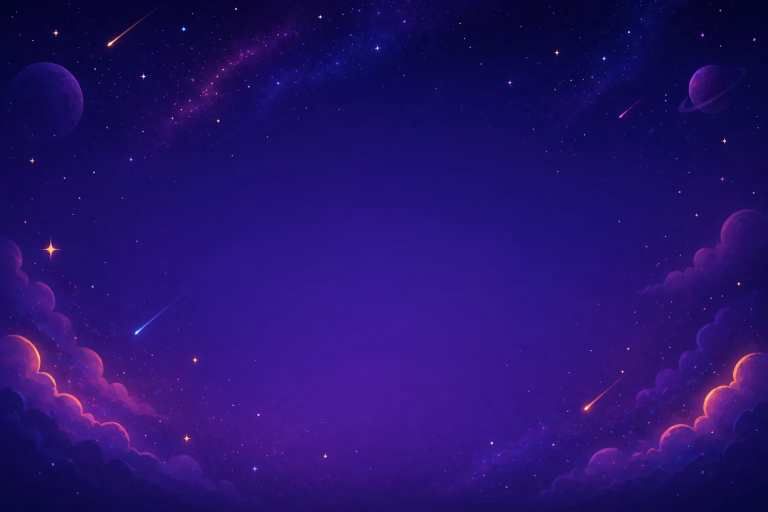
#> input picture src/assets/background/cosmic_desktop_bg_app.webp, 1536 x 1024 px (shown at 1/2 size); its folder holds 4 pictures in this run
$ python compose-mobile-bg.py
#> lines starting #> are read from the running program, lines starting #| are printed output that depends on the picture
"""Compose portrait `*_mobile_bg_app.webp` backgrounds from the desktop app art.

The desktop art keeps its decoration on the edges and leaves the middle calm,
so a plain center crop (what `background-size: cover` does in portrait) loses
the art. This keeps the top and bottom bands of the full-width image and
fills the middle with a stretched, blurred band of the calm center.

Usage: python3 scripts/compose-mobile-bg.py [theme ...]
"""
import sys
from pathlib import Path
from PIL import Image, ImageFilter

ROOT = Path(__file__).resolve().parent.parent
SRC = ROOT / 'src' / 'assets' / 'background'
THEMES = sys.argv[1:] or ['cosmic', 'autumn', 'spring', 'light', 'dark', 'contrast']
WIDTH, HEIGHT = 720, 1560
BAND = 0.62  # share of the scaled image height kept in each band
FADE = 140   # px of blend between a band and the middle fill


def vertical_mask(height, fade, top):
    mask = Image.new('L', (1, height), 255)
    for y in range(fade):
        value = int(255 * y / fade)
        mask.putpixel((0, y if not top else height - 1 - y), value)
    return mask.resize((WIDTH, height))


for theme in THEMES:
    desktop = Image.open(SRC / f'{theme}_desktop_bg_app.webp').convert('RGB')
#> desktop is the input picture: PIL image 1536x1024 RGB; mean R, G, B 37.9, 17.3, 109.4
    scaled_height = round(desktop.height * WIDTH / desktop.width)
#> scaled_height = 480
    scaled = desktop.resize((WIDTH, scaled_height), Image.LANCZOS)
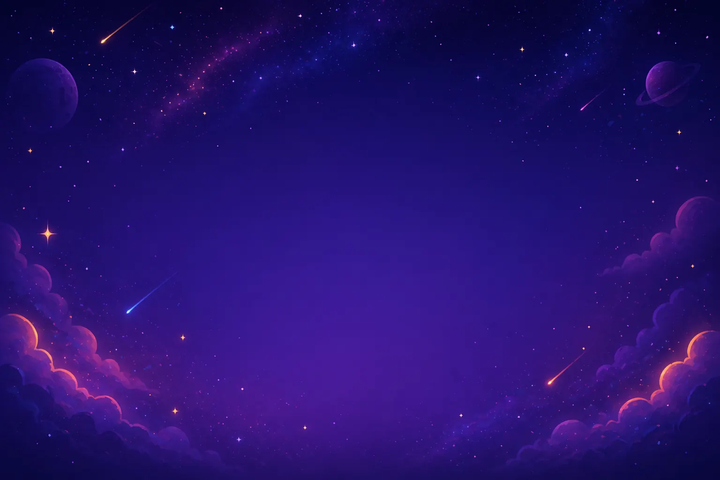
#> scaled: PIL image 720x480 RGB; mean R, G, B 37.9, 17.3, 109.4
    band = round(scaled_height * BAND)
#> band = 298

    center = scaled.crop((0, scaled_height // 2 - 40, WIDTH, scaled_height // 2 + 40))
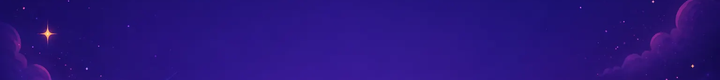
#> center: PIL image 720x80 RGB; mean R, G, B 41.3, 20, 124.9
    canvas = center.resize((WIDTH, HEIGHT), Image.BICUBIC).filter(ImageFilter.GaussianBlur(24))
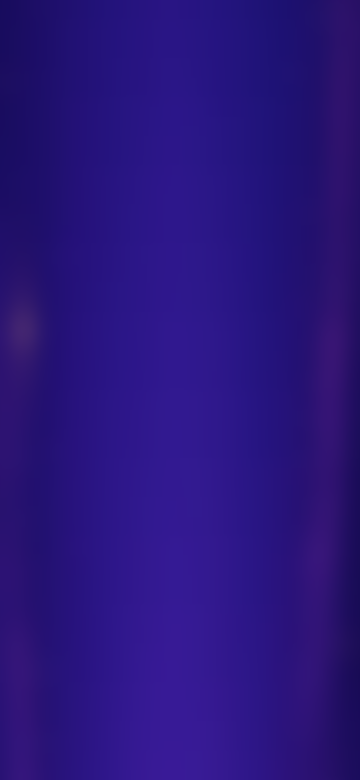
#> canvas: PIL image 720x1560 RGB (shown at 1/2 size); mean R, G, B 41.2, 19.9, 124.7

    top = scaled.crop((0, 0, WIDTH, band))
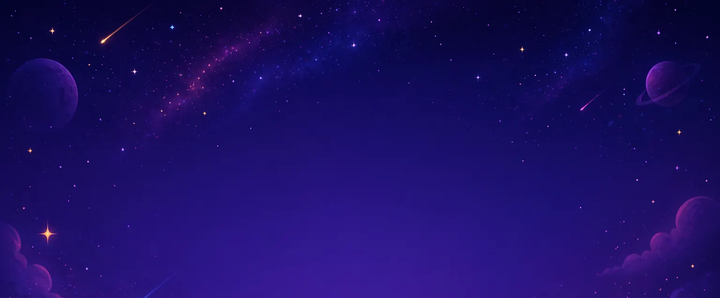
#> top: PIL image 720x298 RGB; mean R, G, B 27.6, 14.4, 100.5
    canvas.paste(top, (0, 0), vertical_mask(band, FADE, top=True))
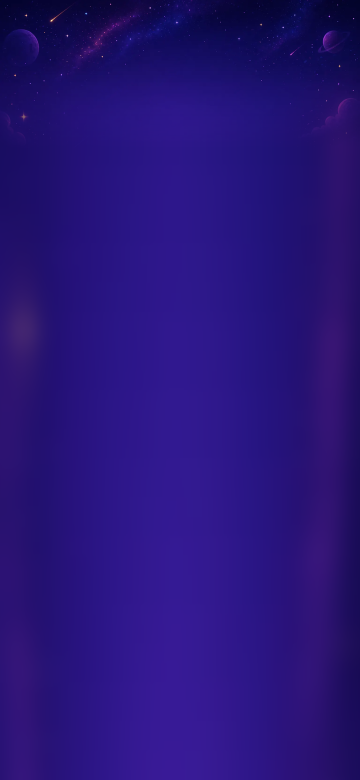
#> canvas: PIL image 720x1560 RGB (shown at 1/2 size); mean R, G, B 39.4, 19.1, 121.1
    bottom = scaled.crop((0, scaled_height - band, WIDTH, scaled_height))
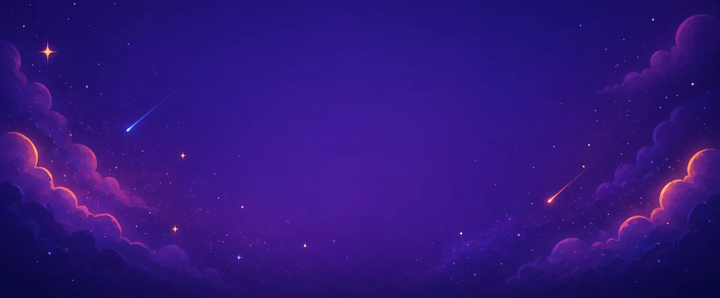
#> bottom: PIL image 720x298 RGB; mean R, G, B 49.3, 21.2, 124
    canvas.paste(bottom, (0, HEIGHT - band), vertical_mask(band, FADE, top=False))
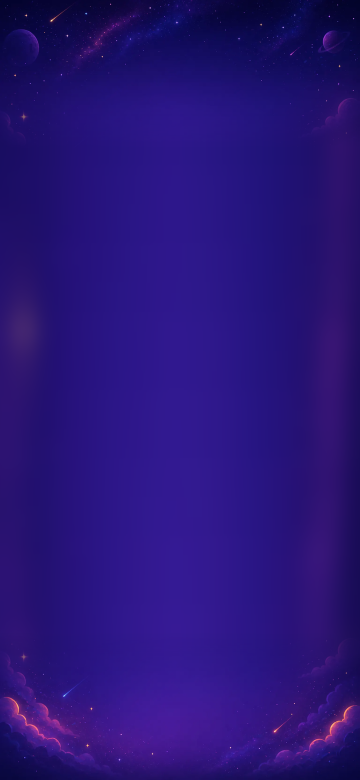
#> canvas: PIL image 720x1560 RGB (shown at 1/2 size); mean R, G, B 40.4, 19.3, 120.3

    out = SRC / f'{theme}_mobile_bg_app.webp'
    canvas.save(out, 'WEBP', quality=78, method=6)
#> (the run stopped early here; a loop or call above may not have finished)
